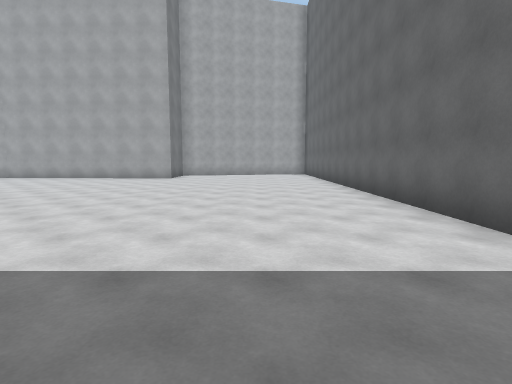
View 1 (above)

24 first-person views from a walk through a Unity game level. The camera is 1.5 m above the floor, tilts 6° down and sees 80° across. The floor is counted in squares, 2 m on a side. Each view is taken from the middle of a square. On the plan, view 1 faces up. The plan holds only what a view shows up to about 10 squares ahead; the rest is blank. The place goes on beyond the plan. The player character is not drawn.

View 2
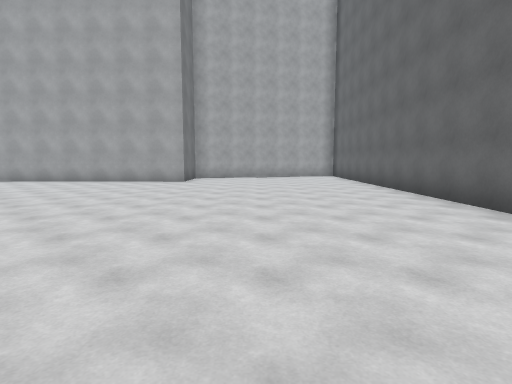

View 3
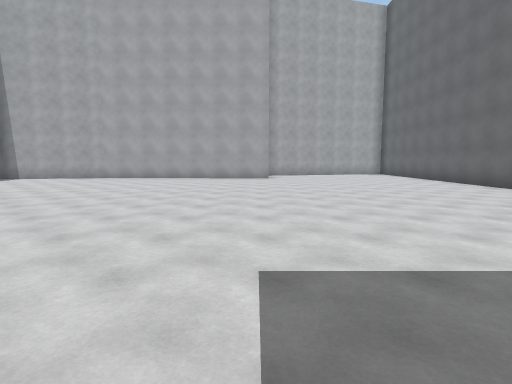

View 4
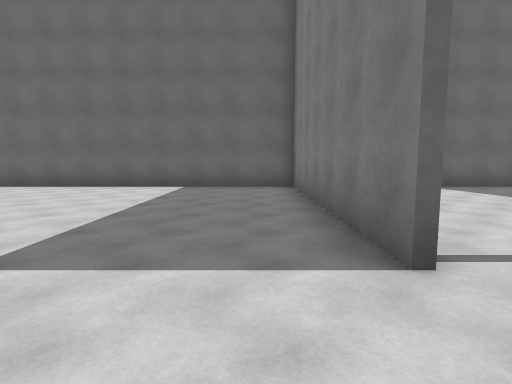

View 5
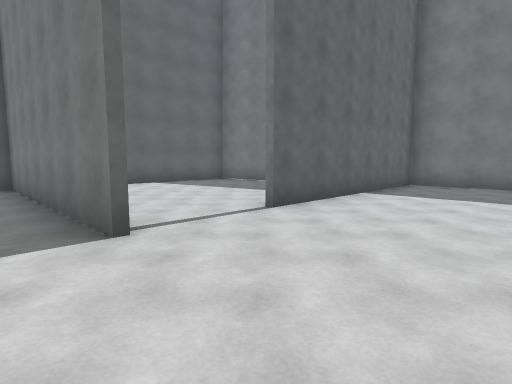

View 6
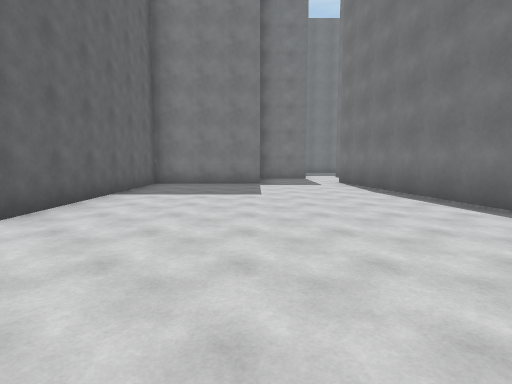

View 7
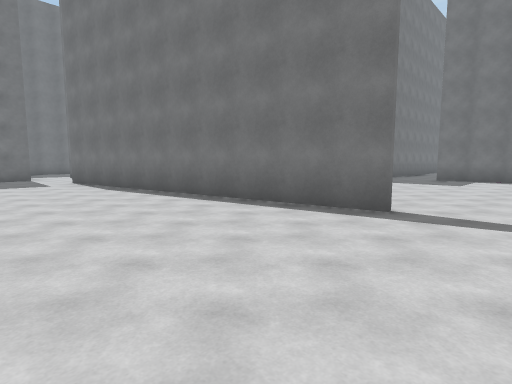

View 8
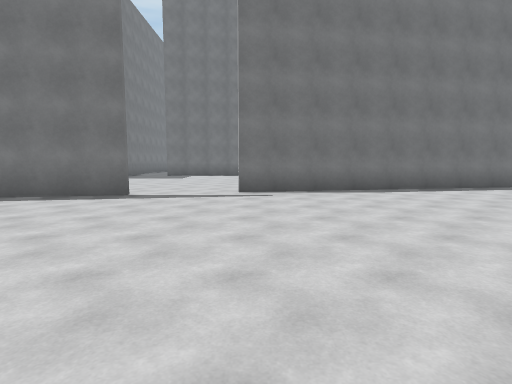

View 9
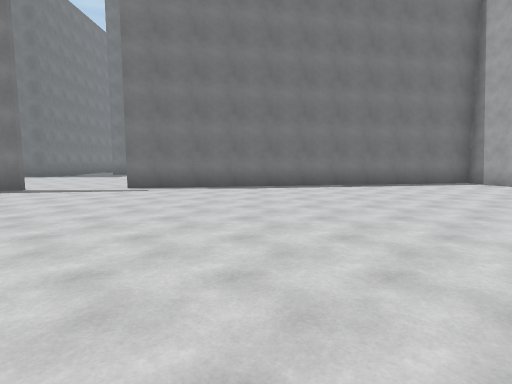

View 10
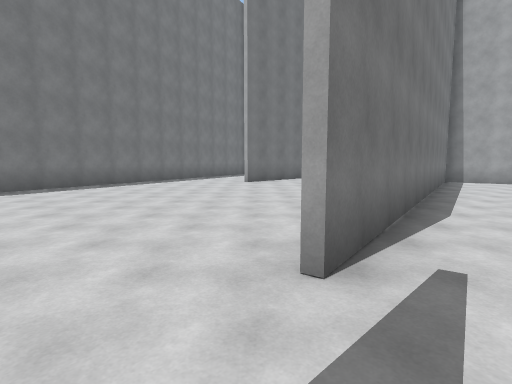

View 11
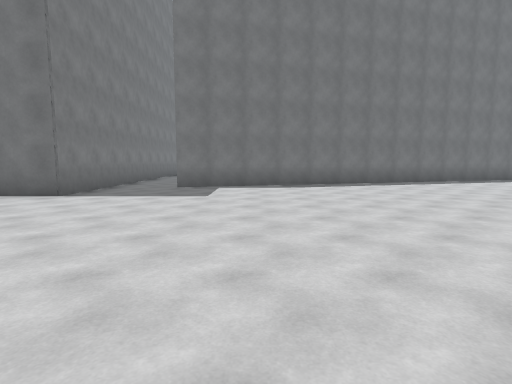

View 12
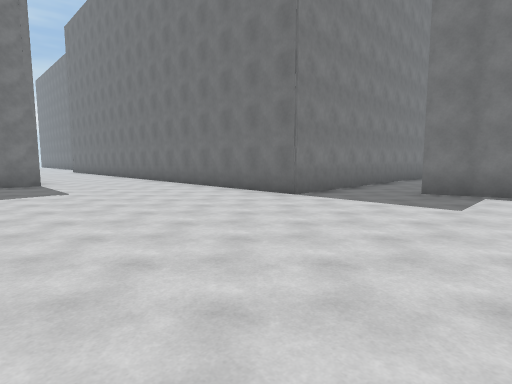

View 13
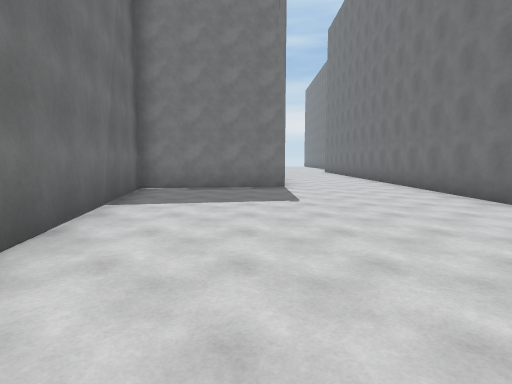

View 14
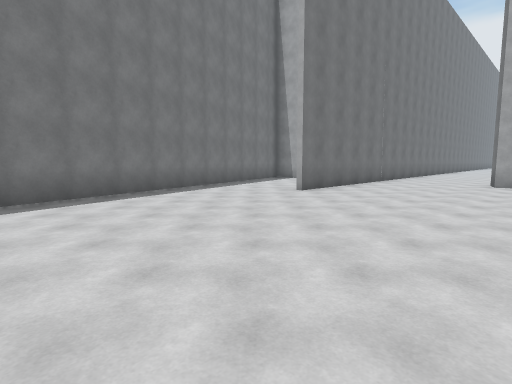

View 15
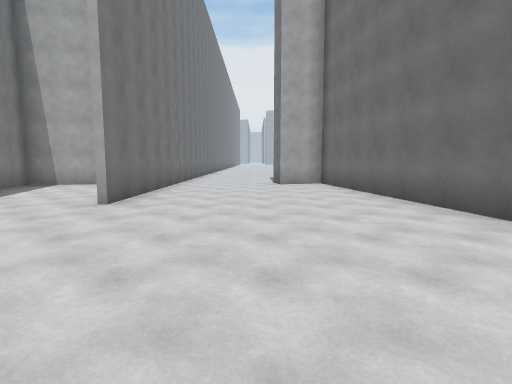

View 16
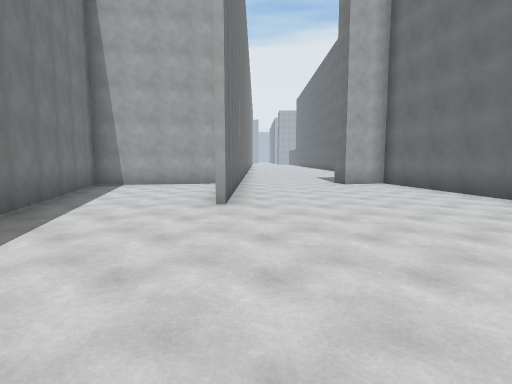

View 17
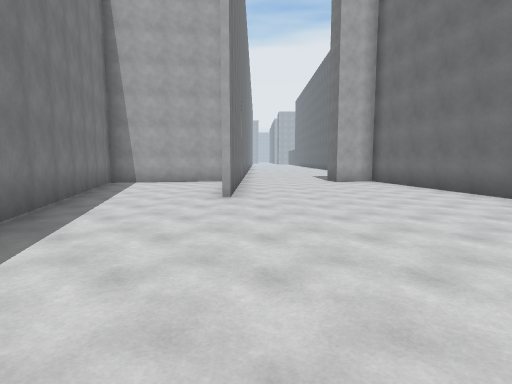

View 18
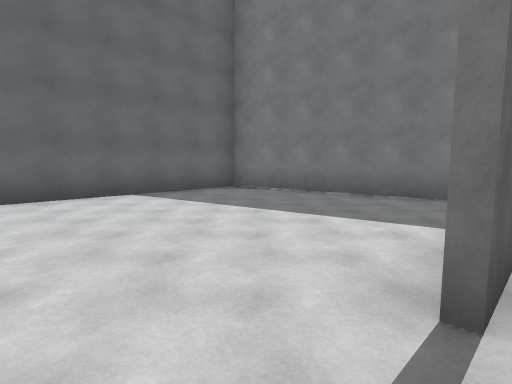

View 19
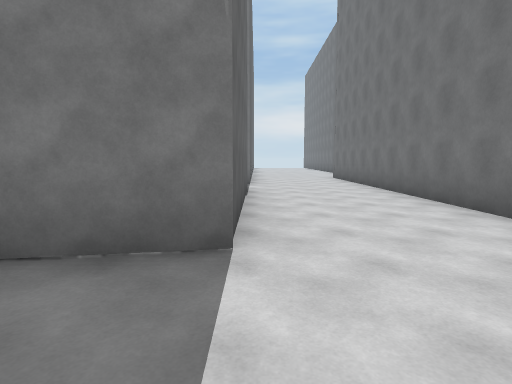

View 20
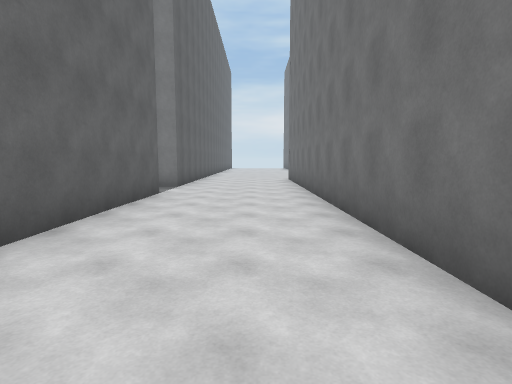

View 21
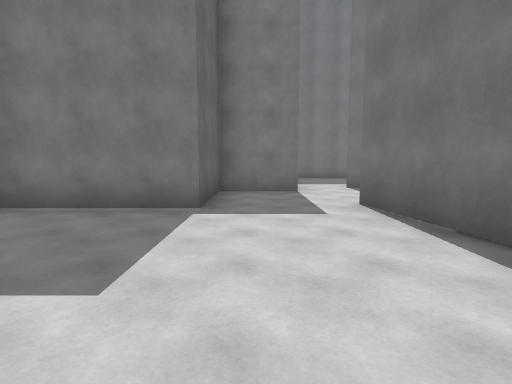

View 22
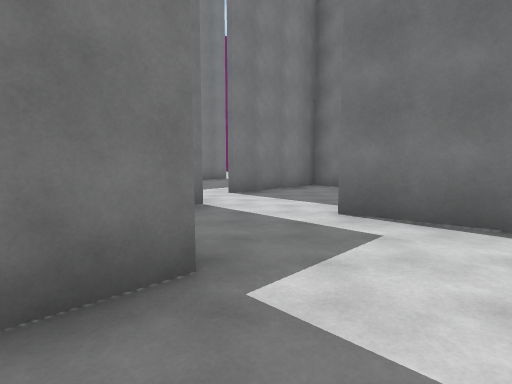

View 23
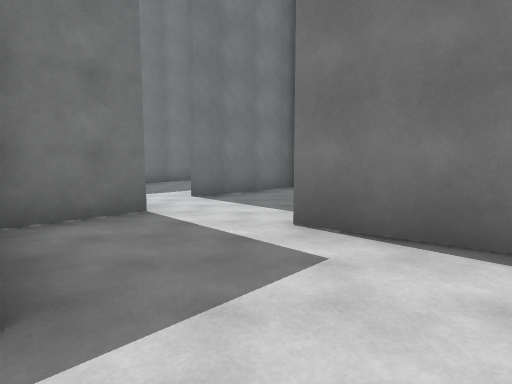

View 24
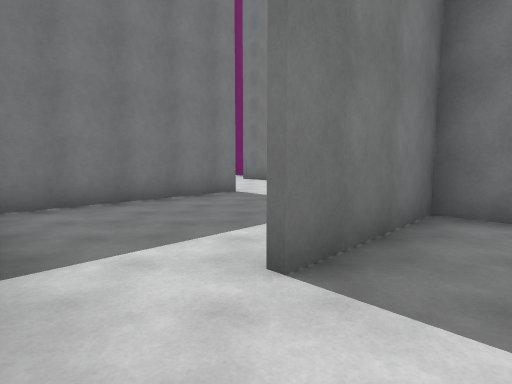

### Floor plan
Ten units are one square. View 1 is at (0, 0); x grows to the right and y downward. Boxes are objects, and circles mark ways between rooms. Rooms are numbered by the first view taken in them; rooms with no view inside come last. Other rooms are left out.
<svg viewBox="-233 -128 264 297">
<path fill="none" stroke="#000" d="M-40 11 26 11 26 -121M-114 7 -98 102M-120 -123 -138 -118 -120 -15M-71 97 -38 97 -38 35M-129 -57 -139 -117 -152 -114 -154 -121M-185 41 -173 41 -173 164M-192 -117 -228 -111 -192 22M-185 -121 -185 -70M-138 160 -138 105 -100 99 -109 44M-91 123 -71 123 -71 97M-136 122 -136 132 -104 132M-26 86 26 77 26 25"/>
<circle cx="-110" cy="-5" r="3" fill="#2a7"/>
<circle cx="-85" cy="100" r="3" fill="#2a7"/>
<circle cx="-35" cy="25" r="3" fill="#2a7"/>
<text x="-50" y="-40">1</text>
<text x="-160" y="-10">2</text>
<text x="-100" y="120">3</text>
<text x="-10" y="50">4</text>
</svg>
Room 1 opens to room 2. Room 1 opens to room 3. Room 1 opens to room 4.

Where each view was taken, in squares from view 1:
view 1: 0 up, 0 right, facing up
view 2: 2 up, 1 left, facing up
view 3: 0 up, 4 left, facing up
view 4: 0 up, 6 left, facing right
view 5: 0 up, 7 left, facing down-right
view 6: 0 up, 7 left, facing down
view 7: 1 up, 7 left, facing down-left
view 8: 2 up, 5 left, facing left
view 9: 5 up, 4 left, facing left
view 10: 0 up, 11 left, facing up-left
view 11: 0 up, 11 left, facing left
view 12: 0 up, 12 left, facing down-left
view 13: 2 down, 13 left, facing down
view 14: 1 up, 14 left, facing up-left
view 15: 2 up, 16 left, facing up
view 16: 2 up, 18 left, facing up
view 17: 1 up, 18 left, facing up
view 18: 2 down, 4 left, facing down-right
view 19: 8 down, 14 left, facing down
view 20: 9 down, 16 left, facing down
view 21: 5 down, 8 left, facing down
view 22: 8 down, 6 left, facing down-left
view 23: 8 down, 7 left, facing down-left
view 24: 12 down, 9 left, facing down-left
